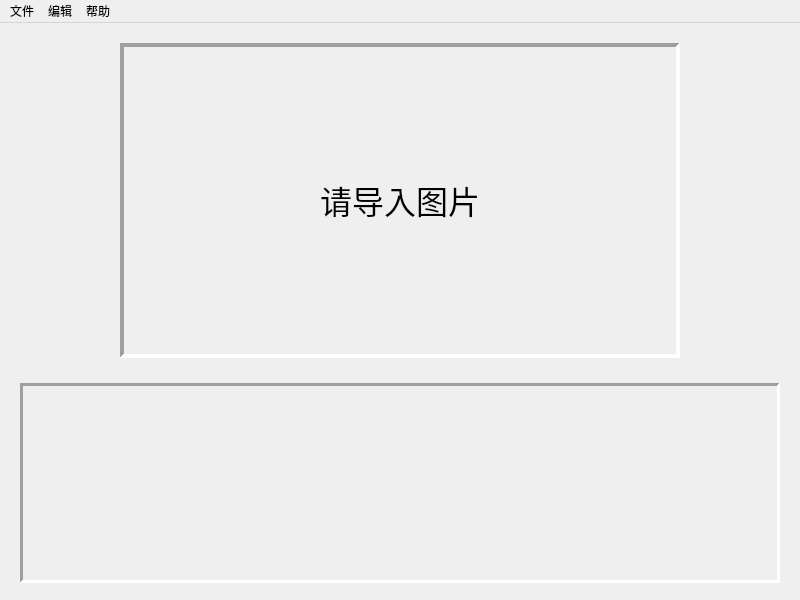
<?xml version="1.0" encoding="UTF-8"?>
<ui version="4.0">
 <class>MainWindow</class>
 <widget class="QMainWindow" name="MainWindow">
  <property name="geometry">
   <rect>
    <x>0</x>
    <y>0</y>
    <width>800</width>
    <height>600</height>
   </rect>
  </property>
  <property name="windowTitle">
   <string>泊松图像编辑</string>
  </property>
  <widget class="QWidget" name="centralWidget">
   <widget class="QLabel" name="curImage">
    <property name="geometry">
     <rect>
      <x>120</x>
      <y>20</y>
      <width>560</width>
      <height>315</height>
     </rect>
    </property>
    <property name="autoFillBackground">
     <bool>false</bool>
    </property>
    <property name="styleSheet">
     <string notr="true">border-top-color: rgb(255, 0, 0);</string>
    </property>
    <property name="frameShape">
     <enum>QFrame::Panel</enum>
    </property>
    <property name="frameShadow">
     <enum>QFrame::Sunken</enum>
    </property>
    <property name="lineWidth">
     <number>4</number>
    </property>
    <property name="midLineWidth">
     <number>2</number>
    </property>
    <property name="text">
     <string>&lt;html&gt;&lt;head/&gt;&lt;body&gt;&lt;p&gt;&lt;span style=&quot; font-size:24pt;&quot;&gt;请导入图片&lt;/span&gt;&lt;/p&gt;&lt;/body&gt;&lt;/html&gt;</string>
    </property>
    <property name="alignment">
     <set>Qt::AlignCenter</set>
    </property>
   </widget>
   <widget class="QScrollArea" name="scrollArea">
    <property name="geometry">
     <rect>
      <x>20</x>
      <y>360</y>
      <width>760</width>
      <height>200</height>
     </rect>
    </property>
    <property name="frameShape">
     <enum>QFrame::Panel</enum>
    </property>
    <property name="frameShadow">
     <enum>QFrame::Sunken</enum>
    </property>
    <property name="lineWidth">
     <number>3</number>
    </property>
    <property name="midLineWidth">
     <number>1</number>
    </property>
    <property name="widgetResizable">
     <bool>true</bool>
    </property>
    <widget class="QWidget" name="scrollAreaWidgetContents">
     <property name="geometry">
      <rect>
       <x>0</x>
       <y>0</y>
       <width>754</width>
       <height>194</height>
      </rect>
     </property>
    </widget>
   </widget>
  </widget>
  <widget class="QMenuBar" name="menuBar">
   <property name="geometry">
    <rect>
     <x>0</x>
     <y>0</y>
     <width>800</width>
     <height>26</height>
    </rect>
   </property>
   <widget class="QMenu" name="file">
    <property name="title">
     <string>文件</string>
    </property>
    <widget class="QMenu" name="mode">
     <property name="title">
      <string>生成模式</string>
     </property>
     <addaction name="mode0"/>
     <addaction name="mode1"/>
     <addaction name="mode2"/>
    </widget>
    <addaction name="openFile"/>
    <addaction name="remove"/>
    <addaction name="removeAll"/>
    <addaction name="separator"/>
    <addaction name="mode"/>
    <addaction name="generate"/>
   </widget>
   <widget class="QMenu" name="edit">
    <property name="title">
     <string>编辑</string>
    </property>
    <addaction name="startEdit"/>
    <addaction name="viewEdit"/>
    <addaction name="deleteEdit"/>
    <addaction name="deleteAllEdit"/>
    <addaction name="separator"/>
    <addaction name="outputEdit"/>
   </widget>
   <widget class="QMenu" name="help">
    <property name="title">
     <string>帮助</string>
    </property>
    <addaction name="helper"/>
    <addaction name="aboutUs"/>
   </widget>
   <addaction name="file"/>
   <addaction name="edit"/>
   <addaction name="help"/>
  </widget>
  <action name="openFile">
   <property name="enabled">
    <bool>true</bool>
   </property>
   <property name="text">
    <string>导入图片</string>
   </property>
  </action>
  <action name="saveFile">
   <property name="checkable">
    <bool>false</bool>
   </property>
   <property name="enabled">
    <bool>true</bool>
   </property>
   <property name="text">
    <string>保存图片</string>
   </property>
  </action>
  <action name="saveAll">
   <property name="text">
    <string>保存全部</string>
   </property>
  </action>
  <action name="generate">
   <property name="text">
    <string>生成图像</string>
   </property>
  </action>
  <action name="helper">
   <property name="text">
    <string>使用说明</string>
   </property>
  </action>
  <action name="aboutUs">
   <property name="text">
    <string>关于我们</string>
   </property>
  </action>
  <action name="deleteEdit">
   <property name="text">
    <string>删除编辑</string>
   </property>
  </action>
  <action name="deleteAllEdit">
   <property name="text">
    <string>删除全部</string>
   </property>
  </action>
  <action name="remove">
   <property name="text">
    <string>移除图片</string>
   </property>
  </action>
  <action name="removeAll">
   <property name="text">
    <string>移除全部</string>
   </property>
  </action>
  <action name="startEdit">
   <property name="text">
    <string>启动编辑</string>
   </property>
  </action>
  <action name="viewEdit">
   <property name="text">
    <string>查看编辑</string>
   </property>
  </action>
  <action name="outputEdit">
   <property name="text">
    <string>导出编辑</string>
   </property>
  </action>
  <action name="action1">
   <property name="text">
    <string>1</string>
   </property>
  </action>
  <action name="mode0">
   <property name="text">
    <string>USER_SPECIFY</string>
   </property>
  </action>
  <action name="mode1">
   <property name="text">
    <string>MAX_LUMIN</string>
   </property>
  </action>
  <action name="mode2">
   <property name="text">
    <string>ERASE</string>
   </property>
  </action>
 </widget>
 <layoutdefault spacing="6" margin="11"/>
 <resources/>
 <connections/>
</ui>
